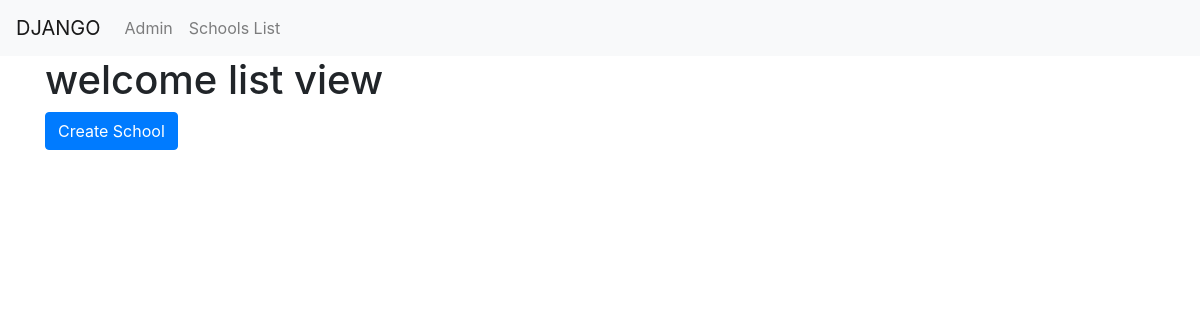
/first_app/list_view/, run on an earlier commit of the app's database.
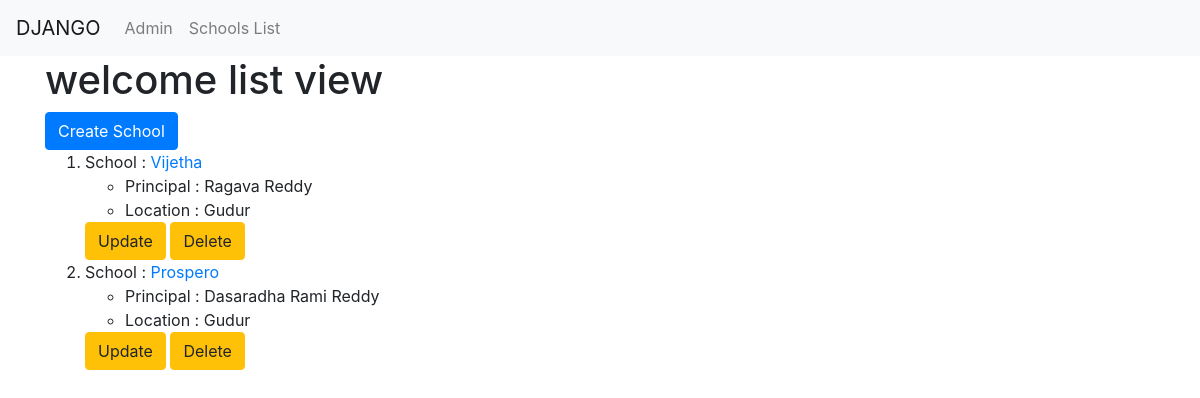
And on a later commit of the database.
### first_app/models.py (models this page shows, shortened)
class Schools(models.Model):
    school_name = models.CharField(max_length=256)
    principal_name = models.CharField(max_length=256)
    location = models.CharField(max_length=256)

### first_app/views.py (the view)
class SchoolsListView(ListView):
    context_object_name = "schools"
    model = models.Schools

### first_app/templates/first_app/schools_list.html
{% extends "first_app/basic_app_base.html" %}
{% block html_block%}
	<h1>welcome list view</h1>
	<a class='btn btn-primary' href="{% url 'first_app:create_view'%}">Create School</a>
	<ol>
	{% for school in schools%}
	<li>School : <a href="../detail_view/{{school.id}}">{{school.school_name}}</a>
		<ul>
			<li>Principal : {{school.principal_name}}</li>
			<li>Location  : {{school.location}}</li>
		</ul>
		<a class='btn btn-warning' href="{% url 'first_app:update_view' pk=school.pk%}">Update</a>
		<a class='btn btn-warning' href="{% url 'first_app:delete_view' pk=school.pk%}">Delete</a>
	</li>
	{% endfor%}
	</ol>
{% endblock %}

### first_app/templates/first_app/basic_app_base.html (shortened to what this page needs)
<!DOCTYPE html>
<html>
<head>
	<link rel="stylesheet" href="https://stackpath.bootstrapcdn.com/bootstrap/4.1.3/css/bootstrap.min.css">
</head>
<body>
	<nav class="navbar navbar-expand-lg navbar-light bg-light">
      <div class="navbar-nav">
        <a class="navbar-brand" href="{% url 'test' %}">DJANGO</a>
        <a class="nav-item nav-link" href="{% url 'admin:index' %}">Admin</a>
        <a class="nav-item nav-link" href="{% url 'first_app:school_list' %}">Schools List</a>
      </div>
    </nav>
    <div class="container">
    {% block html_block %}{% endblock %}
    </div>
</body>
</html>

What changed in the data, as far as the page shows it:
added Schools: school_name "Vijetha", principal_name "Ragava Reddy", location "Gudur"
added Schools: school_name "Prospero", principal_name "Dasaradha Rami Reddy", location "Gudur"
